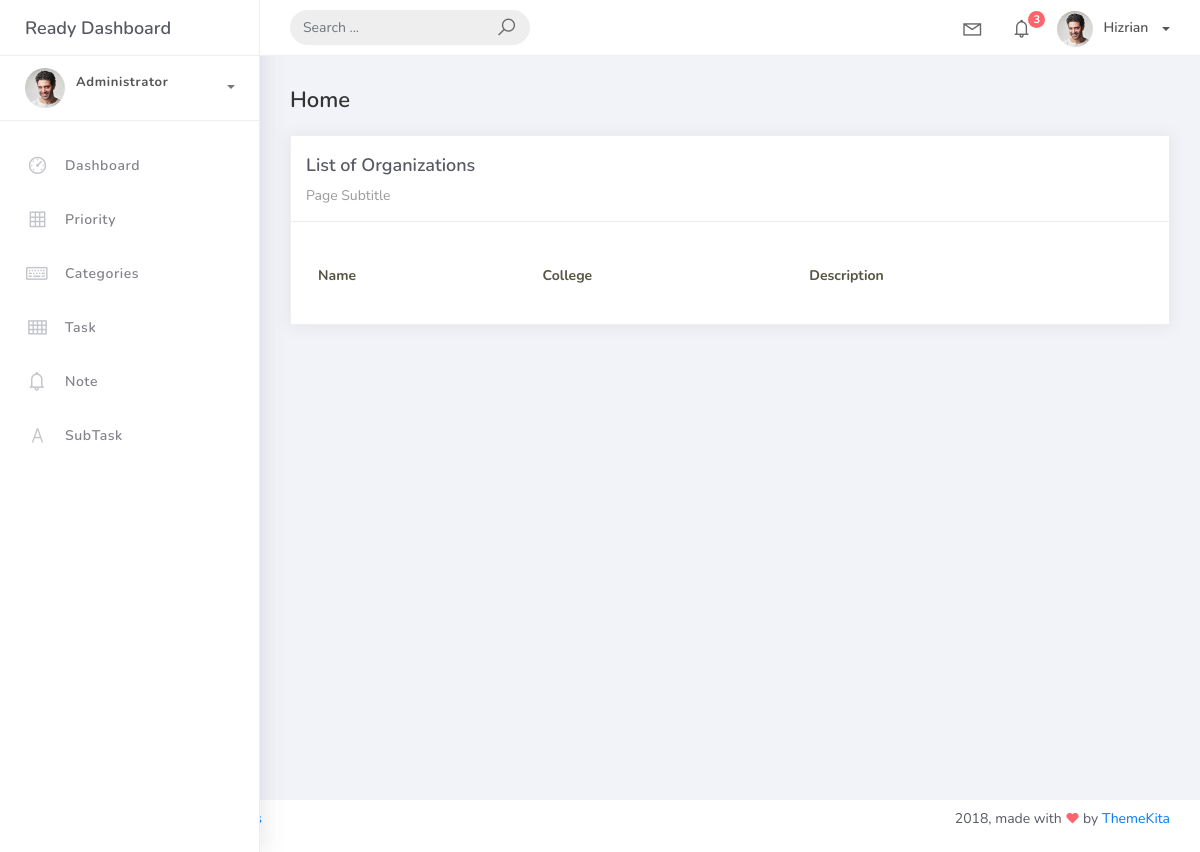
The app's page /task_list, older data.
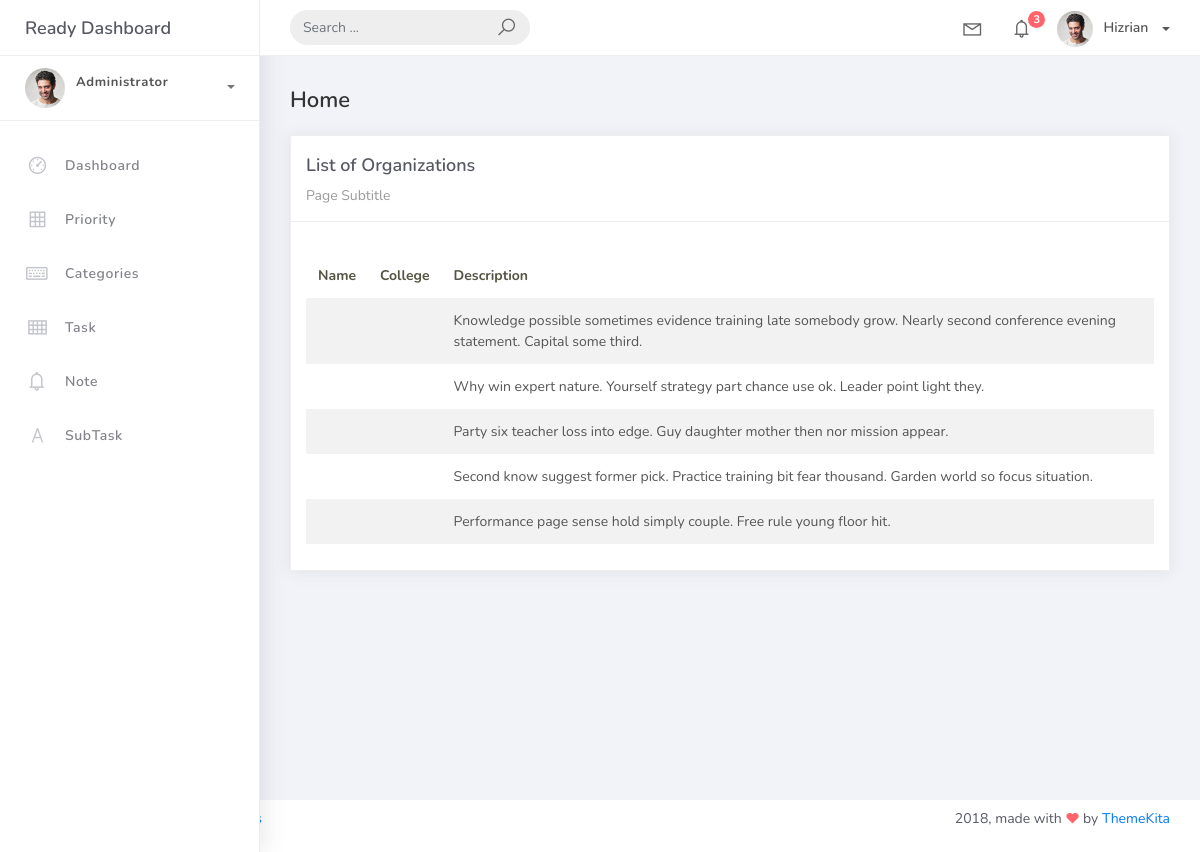
The same page, newer data.
### Hangarin/models.py (models this page shows, shortened)
class BaseModel(models.Model):
    created_at = models.DateTimeField(auto_now_add=True, db_index=True)
    updated_at = models.DateTimeField(auto_now=True)

class Task(BaseModel):
     Title = models.CharField(max_length=150)
     description = models.TextField(max_length=250)
     deadline = models.DateField()
     status= models.CharField(max_length=50,choices=[("Pending", "Pending"),("In Progress", "In Progress",),("Completed", "Completed"),] , default="pending")
     task_category = models.ForeignKey(Category, on_delete=models.CASCADE)
     task_priority = models.ForeignKey(Priority, on_delete=models.CASCADE)

### Hangarin/views.py (the view)
# urls.py: path('task_list',TaskList.as_view(), name='task-list' ),
class TaskList(ListView):
    model = Task
    context_object_name = 'task'
    template_name = "task_list.html"
    paginate_by = 5

### templates/task_list.html
{% extends 'base.html' %}
{% load static %}
{% block content %}
<div class="content">
  <div class="container-fluid">
    <h4 class="page-title">Home</h4>
    <div class="row">
      <div class="col-md-12">
        <div class="card">
          <div class="card-header">
            <div class="card-title">List of Organizations</div>
            <div class="card-category">Page Subtitle</div>
          </div>
          <div class="card-body">
            <table class="table table-striped mt-3">
              <thead>
                <tr>
                  <th scope="col">Name</th>
                  <th scope="col">College</th>
                  <th scope="col">Description</th>
                </tr>
              </thead>
              <tbody>
                {% for object in object_list %}
                <tr>
                  <td>{{ object.name }}</td>
                  <td>{{ object.college }}</td>
                  <td>{{ object.description }}</td>
                </tr>
                {% endfor %}
              </tbody>
            </table>
          </div>
        </div>
      </div>
    </div>
  </div>
</div>
{% endblock %}

Row changes from the older to the newer data that the page shows:
added Task: description "Knowledge possible sometimes evidence training late somebody grow. Nearly second conference evening statement. Capital some third."
added Task: description "Why win expert nature. Yourself strategy part chance use ok. Leader point light they."
added Task: description "Party six teacher loss into edge. Guy daughter mother then nor mission appear."
added Task: description "Second know suggest former pick. Practice training bit fear thousand. Garden world so focus situation."
added Task: description "Performance page sense hold simply couple. Free rule young floor hit."
